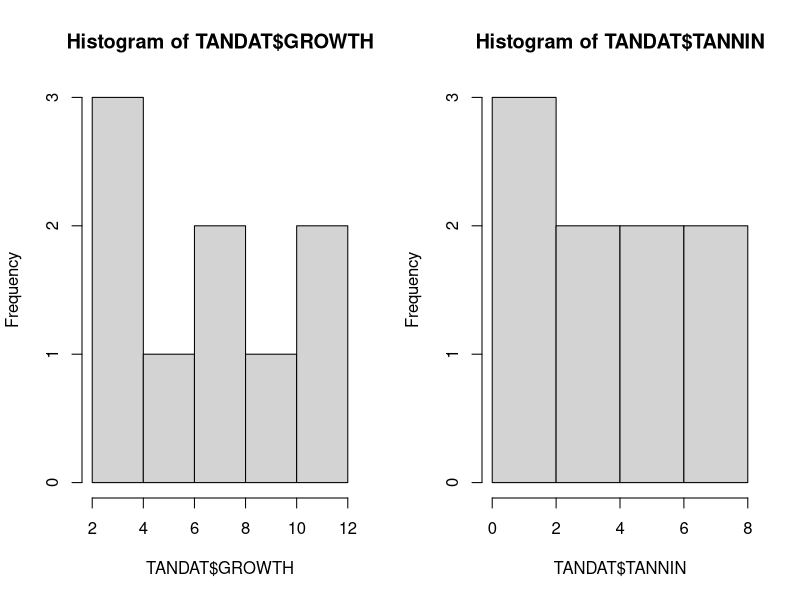
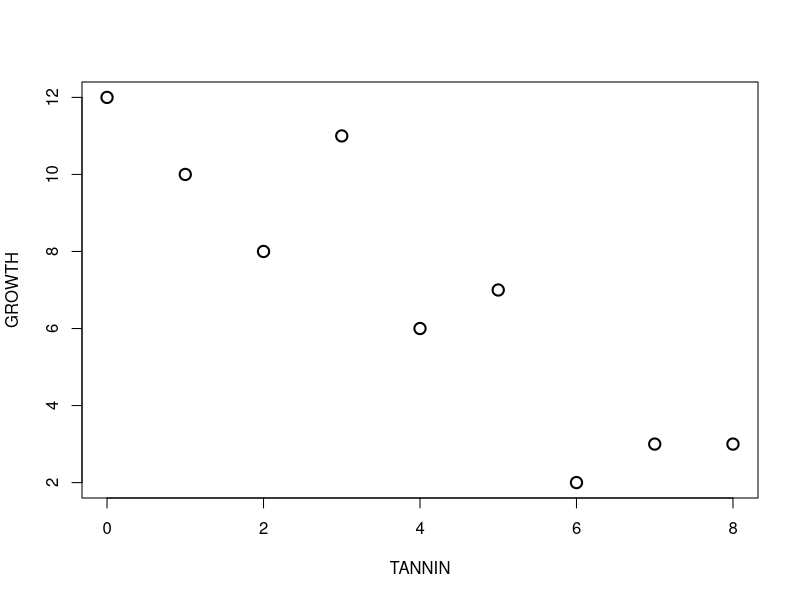
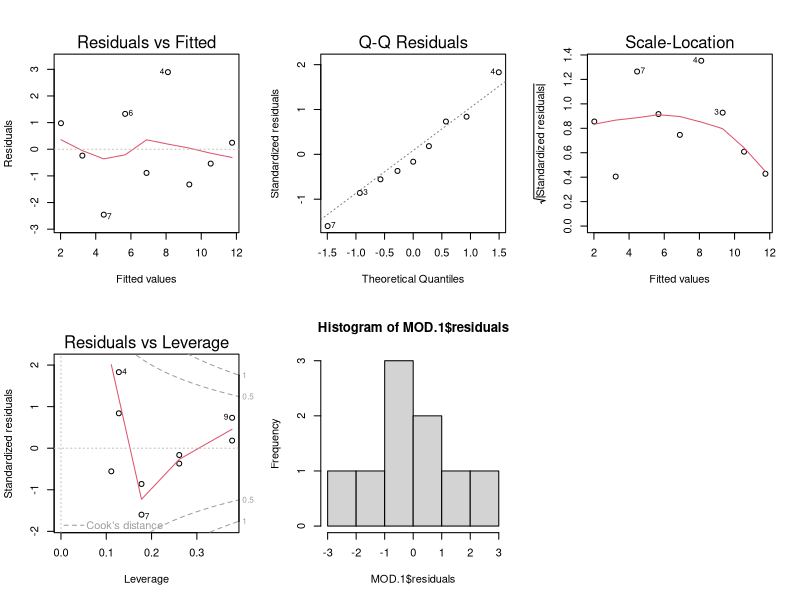

Generate these figures, in order, with R: (Note: this script raises an error after producing the figures.)
# Luc Bussière
# Stats Practical Exercise on Regression
# Sep 27, 2011

# last modified Nov 29, 2015

# This is a practical exercise for the AdvInR course
# to conduct univariate linear regression 

# clear R of all objects
rm(list=ls())


# import the data & see columns & structure
# dataset of caterpillar growth fed different amounts of tannin in diet
TANDAT<-read.csv("tannin.csv")
str(TANDAT)
TANDAT
# originally I had called the dataset tannin, but after realizing that one of the columns was
# called tannin, I renamed it to avoid confusion

 
# inspect histograms
par(mfrow=c(1,2))
hist(TANDAT$GROWTH)
hist(TANDAT$TANNIN)
par(mfrow=c(1,1))
# not pretty, but also not unusual
# sample here is very small -- let's wait until we see diagnostics before we draw conclusions about this distribution



# plot data of interest: growth as a function of tannin
# the lwd argument changes the widths of all lines in the plots to twice the default
# the cex command changes the point size (cex is for character expansion)
plot(GROWTH~TANNIN,data=TANDAT,lwd=2,cex=1.5)
# suggests a solid negative relationship -- use this to anticipate parameters 
# could add a line here if you want, but not strictly necessary

# based on this plot I predict an intercept value of around 12, and a slope of around -1.25 (= rise/run = -10/8)

# build an initial model using lm
MOD.1<-lm(GROWTH~TANNIN,data=TANDAT)

# note that the new object has many components
str(MOD.1)

# before looking at the model, examine diagnostics!!!!

par(mfrow=c(2,3))
plot(MOD.1)
# note the preceding command will call four plots at once
# if you haven't changed the number of panels to plot using the par command, the R console will wait for you to hit enter between plotting each figure
hist(MOD.1$residuals)
par(mfrow=c(1,1))
# everything looks OK -- maybe slight concern at influence of datapts 4 and 7, which I could investigate(see below)

# examine the model 
summary(MOD.1)
# inspect residual quartiles, as well as summary stats



# check to see if datapoint 7 has undue influence: rerun model without it)

# OR perhaps more intuitively
MOD.2<-update(MOD.1,data=TANDAT[-7,])


summary(MOD.2)
# both parameters have changed, but in my opinion the change is not dramatic.
# in the absence of further justification for excluding (7), I would retain the first model

# MOD.3<-update(MOD.1,subset=(TANNIN!=9))
summary(MOD.3)
# as above, no dramatic change. One can conclude that neither of these points is unduly influencing the results


# examine the first model again 
summary(MOD.1)
# parameters conform well to expectations 

# interpretation on several levels

# (1) IMO, the most important conclusion is that for every increase of 1 unit of dose of tannin, there is
# a corresponding decrease of 1.22 units of growth
 
# (2) In the studied sample of caterpillars, the dietary tannin level explained 81.6% of variation in growth (the mult. R-squared value)
 
# (3) If you care about p-values, the whole model is significant, and both coefficients are significantly nonzero

#  This means that we can reject the null model (in regression, this is usually a model with only an intercept, which explains why the p-value for the slope term is the same as that for the whole model)
# We can also conclude that these data are unlikely if the "true" regression has a slope of zero
# If you were describing these results in a MS, you might produce a table of coefficients, and/or also cite the stats in the text as follows: Increased dietary tannin levels caused significant decreases in caterpillar growth  (regression slope (±SE) = -1.217 (±0.219),N=9,t=-5.565,P=0.0008; see Figure 1).

# Some people prefer to cite F-values, but note that this only works if the only term in the model is the one of interest; otherwise, the F-value won't be the same as that for the coefficient of interest. Also, because the F-value is associated with the whole model, and not the parameter, you can't really point out the parameter in the same parenthetical, which is why I prefer the example above. But for completeness, here's how you might cite the F:
# Increased dietary tannin levels caused significant decreases in caterpillar growth (F(1,7DF)=30.97,P=0.0008; see Figure 1)  

# if you want to see the ANOVA table, use one of the following:
summary.aov(MOD.1)
anova(MOD.1)
# note how much less information rich ANOVA tables are compared to tables of coefficients



# produce a publication-quality figure
# first with plot() from the base graphics package

# to generate a graphical representation of uncertainty about the parameter estimates, we use the following commands

# first generate a series of x values to plug into the regression equation
# they need to include the range of x and be sufficient in number (say, having 100 values) to create a smooth curve
NEWXVARS<-seq(0,8,length=100)


# the predicted y values come by using the predict() command and specifying which vector to substitute for the x variable in the original regression. The argument int="c" will tell a later command, matlines(), to draw 95% confidence intervals
NEWYVARS<-predict(MOD.1,newdata=list(TANNIN=NEWXVARS),int="c")
# examine the new variable to see what it looks like
head(NEWYVARS)
# can you guess what the int="c" argument did here? Try the command without this is you like


# first, generate a scatter plot of the data, and any arguments to change the look of the plot
plot(GROWTH~TANNIN,data=TANDAT,pch=16,cex=1.5,ylab="Caterpillar mass gain (g)",xlab="Dietary tannin dose (g/kg)",ylim=c(0,15))


# then matlines(), which is short for draw lines for each vector in this matrix, uses the new x and y variables to draw the fit and the 95% CIs 
matlines(NEWXVARS,NEWYVARS,lty=c(1,2,2),col="black")





# if you prefer, you can also do this with {ggplot2} 

# Load the libraries we'll need to use
library(dplyr)
library(ggplot2)

# Create a sequence of new x values
NEWXVARS <- seq(0,8,length=100)

# Create a sequence of predicted y values and confidence intervals
NEWYVARS <- predict(MOD.1,
                    newdata=list(TANNIN=NEWXVARS),
                    int="c")

# Check the structure of your predictions
str(NEWYVARS)

##
# Create a new data frame for your predictions:
#  newx: your range of new x values
#  newy: predicted y values for your range of x
#  newupr: the upper 95% confidence intervals
#  newlwr: the lower 95% confidence intervals
##
df.newvars <- data_frame(newx = NEWXVARS,
                         newy = as.numeric(NEWYVARS[,"fit"]),
                         newupr = as.numeric(NEWYVARS[,"upr"]),
                         newlwr = as.numeric(NEWYVARS[,"lwr"]))


## Plot just your predicted slope and shaded confidence regions
ggplot(df.newvars, aes(x = newx, y = newy)) +
  geom_line() +
  geom_ribbon(aes(ymin = newlwr, 
                  ymax = newupr,
                  alpha = 0.25))

## Plot predicted slope and confidence regions with better axis labels
ggplot(df.newvars, aes(x = newx, y = newy)) +
  geom_line() +
  geom_ribbon(aes(ymin = newlwr, 
                  ymax = newupr),
              alpha = 0.25) +
  labs(x = "Tannin",
       y = "Growth")

## Add points from the original TANDAT data set, and use theme_bw 
ggplot(df.newvars, aes(x = newx, y = newy)) +
  geom_line() +
  geom_ribbon(aes(ymin = newlwr, 
                  ymax = newupr),
              alpha = 0.25) +
  geom_point(data = TANDAT, 
             aes(x = TANNIN,
                 y = GROWTH)) +
  labs(x = "Tannin",
       y = "Growth") +
  theme_bw()








# supplementary exercises
#####################

# read data in frame and examine it
CG<-read.csv("Cairngorm2012.csv")
str(CG)
head(CG)

# explore distributions of responses and predictors for today's exercises
hist(CG$ELEVATION)

# whoa! we're not in the himalayas
# find troublesome entry
CG[CG$ELEVATION>2000,]
# remove troublesome entry from new data.frame
CGFIX<-CG[-37,]
# check data
hist(CGFIX$ELEVATION)
# better

hist(CGFIX$AIR.TEMP.CORR)
hist(CGFIX$SOIL.TEMP.CORR)

# elevation has a broadly uniform distribution, but it is a predictor, so this doesn't matter
# temp vars don't look terrible

# exploratory plots of how elevation affects both soil temp and air temp
par(mfrow=c(1,2))
plot(CGFIX$AIR.TEMP.CORR~CGFIX$ELEVATION)
plot(CGFIX$SOIL.TEMP.CORR~CGFIX$ELEVATION)
par(mfrow=c(1,1))

# to compare more effectively, make sure the y range is the same across both plots
par(mfrow=c(1,2))
plot(CGFIX$AIR.TEMP.CORR~CGFIX$ELEVATION,ylim=c(-6,7))
plot(CGFIX$SOIL.TEMP.CORR~CGFIX$ELEVATION,ylim=c(-6,7))
par(mfrow=c(1,1))

# there is a quite noticeable negative effect in both cases, but the effect is much stronger for AIR than for SOIL. Use the formula rise/run to make a good guess at the slope parameter.

# the null hypotheses should sound something like the following:
# H0 for AIR: There is no effect of altitude on air temperature
# or this
# H0 for SOIL: The slope parameter for the regression of soil temperature on elevation is zero.


# build consecutive models for air and soil temp

AIR.MOD<-lm(AIR.TEMP.CORR~ELEVATION,data=CGFIX)

# examine diagnostics
par(mfrow=c(2,2))
plot(AIR.MOD)
par(mfrow=c(1,1))

# Q-Q plot is not perfect (as there's a hint of nonlinearity), but also not terrible -- looks OK

# view model summary
summary(AIR.MOD)



# For fun, let's see what would have happened if we had not cleaned the data

AIR.MOD.BAD<-lm(AIR.TEMP.CORR~ELEVATION,data=CG)

# examine diagnostics
par(mfrow=c(2,2))
plot(AIR.MOD.BAD)
par(mfrow=c(1,1))

# note the very odd behaviour of all four panels, and the clear high leverage and influence of record 37


# go back to correct model

# question 10 answers, briefly
# a negative
# b -0.019 degs change per m of altitude increase
# c conf limits around slope are 0.02129 and -0.01743 by hand
# you can also get these with the command below (although the numbers aren't exactly the same as the rough 1.96 SE)
confint(AIR.MOD)
# d I was right, of course
# e Yes, p<0.0001
# f 88.1%



# now soil
SOIL.MOD<-lm(SOIL.TEMP.CORR~ELEVATION,data=CGFIX)

# examine diagnostics
par(mfrow=c(2,2))
plot(SOIL.MOD)
par(mfrow=c(1,1))
# looks fine

# view model summary
summary(SOIL.MOD)

# question 10 answers, briefly
# a negative
# b -0.0068 degs change per m of altitude increase
confint(SOIL.MOD)
# c -0.0078 and -0.0057
# d I was right, of course, again
# e Yes, p<0.0001
# f 75.5%




# Sample Results text
# Both air temperature and soil temperature decreased at higher altitudes, although the effect in air was much stronger than it was in the soil (air slope = -0.0196 +- 0.0009, F(1,51)=443.2, P<0.0001; soil temperature slope = -0.0068 +- 0.0005, F(1,51)=156, P<0.0001; see Figure 1).




# prepare publication quality plots


# first, let's try making the plots using {graphics}
# generate new x vars over same range of x as data
summary(CGFIX)
NEWXVARS.AIR<-seq(650,1113,1)
# generate predictions of model
NEWYVARS.AIR<-predict(AIR.MOD,newdata=list(ELEVATION=NEWXVARS.AIR),int="c")

# same for SOIL
NEWXVARS.SOIL<-seq(650,1113,1)
# generate predictions of model
NEWYVARS.SOIL<-predict(SOIL.MOD,newdata=list(ELEVATION=NEWXVARS.SOIL),int="c")


# plot AIR
plot(CGFIX$AIR.TEMP.CORR~CGFIX$ELEVATION,xlab="Altitude (m)",ylab="Corrected Air Temperature (degs C)")
matlines(NEWXVARS.AIR,NEWYVARS.AIR,lty=c(1,2,2),col="black")

# plot soil
plot(CGFIX$SOIL.TEMP.CORR~CGFIX$ELEVATION,xlab="Altitude (m)",ylab="Corrected Soil Temperature (degs C)")
matlines(NEWXVARS.SOIL,NEWYVARS.SOIL,lty=c(1,2,2),col="black")

# if we want, we can position the two plots together rather easily
# note that you'll want to set the y-axis range to make sure they match across plots!

par(mfrow=c(1,2))
plot(CGFIX$AIR.TEMP.CORR~CGFIX$ELEVATION,xlab="Altitude (m)",ylab="Corrected Air Temperature (degs C)",main="Air Temperature",ylim=c(-6,6))
matlines(NEWXVARS.AIR,NEWYVARS.AIR,lty=c(1,2,2),col="black")
plot(CGFIX$SOIL.TEMP.CORR~CGFIX$ELEVATION,xlab="Altitude (m)",ylab="Corrected Soil Temperature (degs C)",main="Soil Temperature",ylim=c(-6,6))
matlines(NEWXVARS.SOIL,NEWYVARS.SOIL,lty=c(1,2,2),col="black")
par(mfrow=c(1,1))





